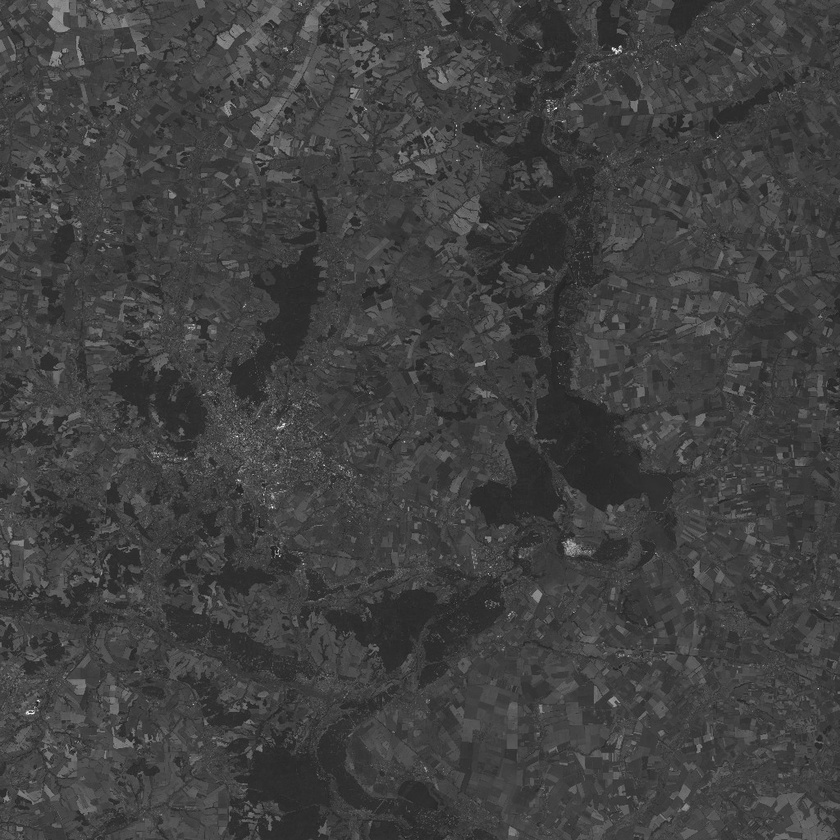
#> input picture images for demo/same season/T36UYA_20190825T083601_TCI.jpg, 840 x 840 px, shrunk from 1024 x 1024 before the run
$ python model_inference.py
#> lines starting #> are read from the running program, lines starting #| are printed output that depends on the picture; after the words box and inside, x2 and y2 are one past the last pixel; in counts of white or black regions, pixels touching at a corner belong together
### algorithm.py
import numpy as np
import cv2
import matplotlib.pyplot as plt


class SIFTMatcher:
    def __init__(self, max_features=1000, contrast_threshold=0.05, edge_threshold=20):
        self.max_features = max_features
        self.detector = cv2.SIFT_create(max_features, contrastThreshold=contrast_threshold, edgeThreshold=edge_threshold)

    def extract_sift_features(self, rgb_image):
        """Extract SIFT features from an RGB image."""
        grayscale_image = cv2.cvtColor(rgb_image, cv2.COLOR_RGB2GRAY)
        keypoints, descriptors = self.detector.detectAndCompute(grayscale_image, None)
        return keypoints[:self.max_features], descriptors[:self.max_features]

    def load_images(self, image_path_1, image_path_2):
        """Load images from specified paths."""
        self.image_1 = cv2.imread(image_path_1)
        self.image_2 = cv2.imread(image_path_2)

        self.keypoints_1, self.descriptors_1 = self.extract_sift_features(self.image_1)
        self.keypoints_2, self.descriptors_2 = self.extract_sift_features(self.image_2)

    def match_features(self):
        """Match features between the two images."""
        brute_force_matcher = cv2.BFMatcher(cv2.NORM_L2, crossCheck=True)
        opencv_matches = brute_force_matcher.match(self.descriptors_1, self.descriptors_2)
        self.initial_matches = np.array([[match.queryIdx, match.trainIdx] for match in opencv_matches])

    def find_fundamental_matrix(self):
        """Find the fundamental matrix using RANSAC."""
        keypoints_1_positions = np.array([kp.pt for kp in self.keypoints_1])
        keypoints_2_positions = np.array([kp.pt for kp in self.keypoints_2])

        self.fundamental_matrix, self.inlier_mask = cv2.findFundamentalMat(
            keypoints_1_positions[self.initial_matches[:, 0]],
            keypoints_2_positions[self.initial_matches[:, 1]],
            cv2.USAC_MAGSAC,
            ransacReprojThreshold=0.25,
            confidence=0.99999,
            maxIters=10000
        )
        self.inlier_mask = self.inlier_mask.ravel().astype(bool)

    def draw_matches(self, max_matches=None):
        """Draw matches between the two images."""
        concatenated_image = cv2.hconcat([self.image_1, self.image_2])

        if max_matches is not None:
            self.initial_matches = self.initial_matches[:max_matches]

        for i, match in enumerate(self.initial_matches):
            point_1 = tuple(np.round(self.keypoints_1[match[0]].pt).astype(int))
            point_2 = tuple(np.round(self.keypoints_2[match[1]].pt).astype(int) + np.array([self.image_1.shape[1], 0]))

            line_color = (0, 255, 0) if self.inlier_mask[i] else (255, 0, 0)

            cv2.circle(concatenated_image, point_1, 5, (255, 0, 0), -1)
            cv2.circle(concatenated_image, point_2, 5, (255, 0, 0), -1)
            cv2.line(concatenated_image, point_1, point_2, line_color, 2)

        plt.figure(figsize=(10, 6))
        plt.imshow(concatenated_image)
        plt.axis('off')
        plt.title(f'Matches: {len(self.initial_matches)}')
        plt.show()

    def plot_images_with_keypoints(self):
        """Plot images with detected keypoints."""
        image_1_with_keypoints = cv2.drawKeypoints(self.image_1, self.keypoints_1, outImage=None,
                                                   flags=cv2.DRAW_MATCHES_FLAGS_DRAW_RICH_KEYPOINTS)
        image_2_with_keypoints = cv2.drawKeypoints(self.image_2, self.keypoints_2, outImage=None,
                                                   flags=cv2.DRAW_MATCHES_FLAGS_DRAW_RICH_KEYPOINTS)

        fig, axes = plt.subplots(1, 2, figsize=(10, 6))
        axes[0].imshow(image_1_with_keypoints)
        axes[0].axis('off')
        axes[0].set_title('Image 1 Keypoints')

        axes[1].imshow(image_2_with_keypoints)
        axes[1].axis('off')
        axes[1].set_title('Image 2 Keypoints')

        plt.tight_layout()
        plt.show()

    def process_images(self, image_path_1, image_path_2, max_matches=20):
        """Load images, match features, find the fundamental matrix, and visualize results."""
        self.load_images(image_path_1, image_path_2)
        self.match_features()
        self.find_fundamental_matrix()
        self.plot_images_with_keypoints()
        self.draw_matches(max_matches)

### model_inference.py
from algorithm import SIFTMatcher

def main():
    # Initialize the SIFTMatcher
    sift_matcher = SIFTMatcher()

    # Same season example
    image_path1_same = 'images for demo/same season/T36UYA_20190825T083601_TCI.jpg'
    image_path2_same = 'images for demo/same season/T36UYA_20190904T083601_TCI.jpg'
    print("Processing same season images...")
    sift_matcher.process_images(image_path1_same, image_path2_same, max_matches=20)
#> in load_images, self.image_1 is the input picture: shape (840, 840, 3); min 11, max 255, mean 64.8
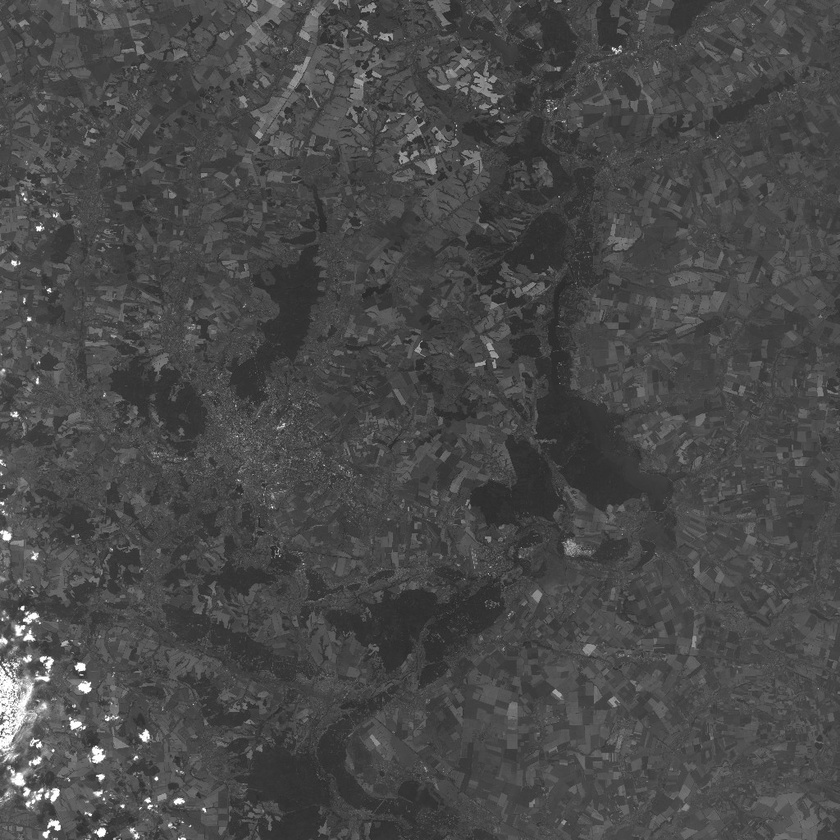
#> input picture images for demo/same season/T36UYA_20190904T083601_TCI.jpg, 840 x 840 px, shrunk from 1024 x 1024 before the run
#> in load_images, self.image_2 is the input picture: shape (840, 840, 3); min 33, max 255, mean 73.4
#> in extract_sift_features, `keypoints, descriptors = self.detector.detectAndCompute(grayscale_imag..`: keypoints = 1001 keypoints; strongest (x, y, size): (27, 713, 2.5), (278, 427, 1.9), (520, 557, 1.8), (571, 547, 9.6)
#> in load_images, `self.keypoints_1, self.descriptors_1 = self.extract_sift_features(self..`: self.keypoints_1 = 1000 keypoints; strongest (x, y, size): (27, 713, 2.5), (278, 427, 1.9), (520, 557, 1.8), (571, 547, 9.6)
#> in extract_sift_features (call 2), `keypoints, descriptors = self.detector.detectAndCompute(grayscale_imag..`: keypoints = 1000 keypoints; strongest (x, y, size): (22, 608, 2.8), (80, 667, 6.1), (101, 832, 5.7), (156, 778, 2.4)
#> in load_images, `self.keypoints_2, self.descriptors_2 = self.extract_sift_features(self..`: self.keypoints_2 has the same summary as keypoints in extract_sift_features
#> in match_features, `opencv_matches = brute_force_matcher.match(self.descriptors_1, self.de..`: opencv_matches = 389 matches
#> in match_features, `self.initial_matches = np.array([[match.queryIdx, match.trainIdx] for ..`: self.initial_matches = 389 pairs, first value 0 to 998, second value 17 to 997
#> in find_fundamental_matrix, `keypoints_1_positions = np.array([kp.pt for kp in self.keypoints_1])`: keypoints_1_positions = 1000 pairs, first value 4.07 to 836.5, second value 3.47 to 832.6
#> in find_fundamental_matrix, `keypoints_2_positions = np.array([kp.pt for kp in self.keypoints_2])`: keypoints_2_positions = 1000 pairs, first value 2.39 to 837.2, second value 2.42 to 836.4
#> in find_fundamental_matrix, `self.fundamental_matrix, self.inlier_mask = cv2.findFundamentalMat( ke..`: self.fundamental_matrix = [[2.12, -35129.5, 24055750.6], [35138.8, 6.2, -3189125.1], [-24064148.7, 3180018.5, 3494300.3]]; self.inlier_mask = 389 values, max 1 at index 0, min 0 at index 2, mean 0.607
#> in plot_images_with_keypoints, `plt.show()`:
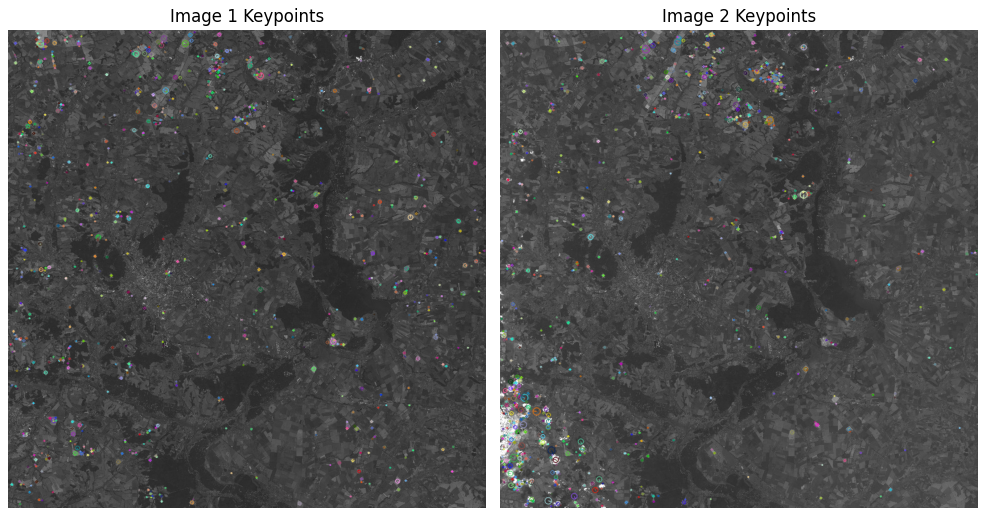
#> figure drawn by matplotlib, 2 panels; B, G, R data is drawn as R, G, B
#> in draw_matches, `self.initial_matches = self.initial_matches[:max_matches]`: self.initial_matches = 20 rows, first 8: [0, 774], [2, 17], [4, 382], [6, 231], [14, 675], [19, 736], [20, 968], [32, 960]
#> the loop in draw_matches, `for i, match in enumerate(self.initial_matches):` made 20 passes
#> (match, point_1, point_2, line_color) on passes 1 to 12: ([0, 774], (294, 179), (1134, 179), (0, 255, 0)), ([2, 17], (837, 388), (1677, 388), (0, 255, 0)), ([4, 382], (827, 459), (925, 687), (255, 0, 0)), ([6, 231], (6, 798), (1377, 595), (255, 0, 0)), ([14, 675], (791, 558), (1631, 558), (0, 255, 0)), ([19, 736], (780, 775), (939, 504), (255, 0, 0)), ([20, 968], (780, 456), (1620, 456), (0, 255, 0)), ([32, 960], (762, 467), (959, 399), (255, 0, 0)), ([33, 46], (761, 196), (1601, 196), (0, 255, 0)), ([42, 793], (19, 217), (859, 217), (0, 255, 0)), ([43, 799], (19, 217), (859, 217), (0, 255, 0)), ([45, 917], (754, 576), (1594, 575), (0, 255, 0))
#> after the loop in draw_matches, `for i, match in enumerate(self.initial_matches):`:
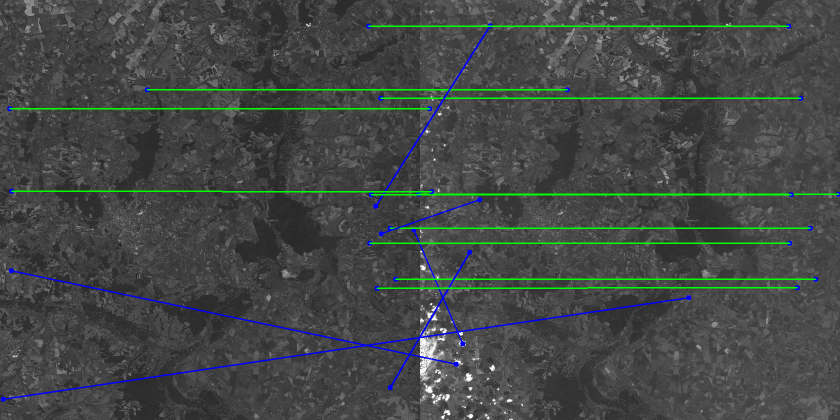
#> concatenated_image: shape (840, 1680, 3) (shown at 1/2 size); mean B, G, R 69.4, 71.9, 67.2

    # Different season example
    image_path1_diff = 'images for demo/different seasons/T36UYA_20190726T083611_TCI.jpg'
    image_path2_diff = 'images for demo/different seasons/T36UYA_20190815T083601_TCI.jpg'
    print("Processing different season images...")
    sift_matcher.process_images(image_path1_diff, image_path2_diff, max_matches=20)
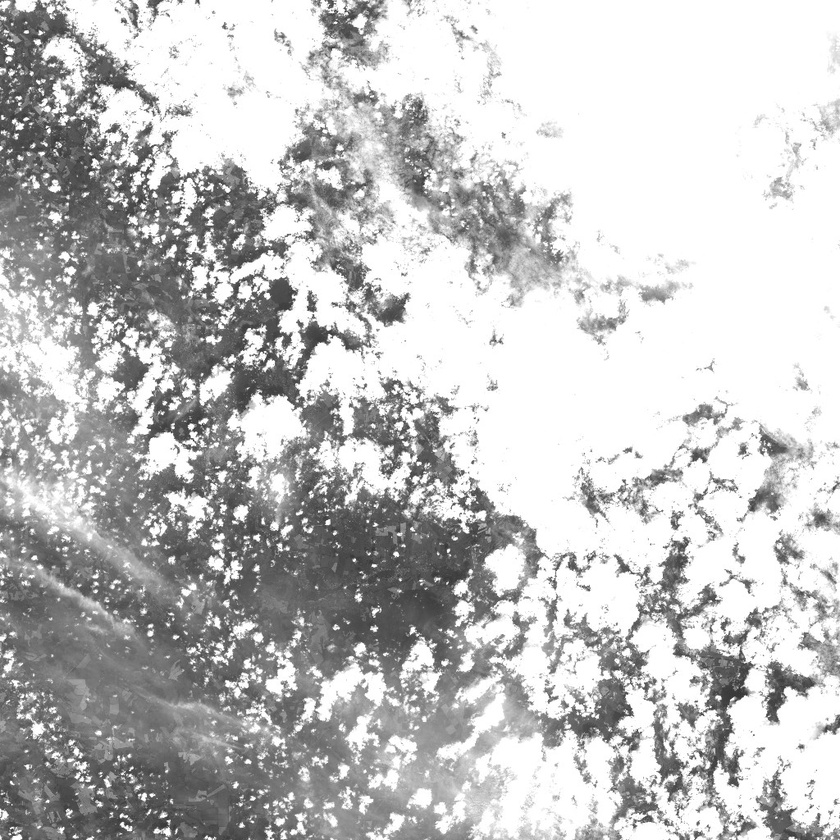
#> input picture images for demo/different seasons/T36UYA_20190726T083611_TCI.jpg, 840 x 840 px, shrunk from 1024 x 1024 before the run
#> in load_images, self.image_1 is the input picture: shape (840, 840, 3); min 45, max 255, mean 193.7
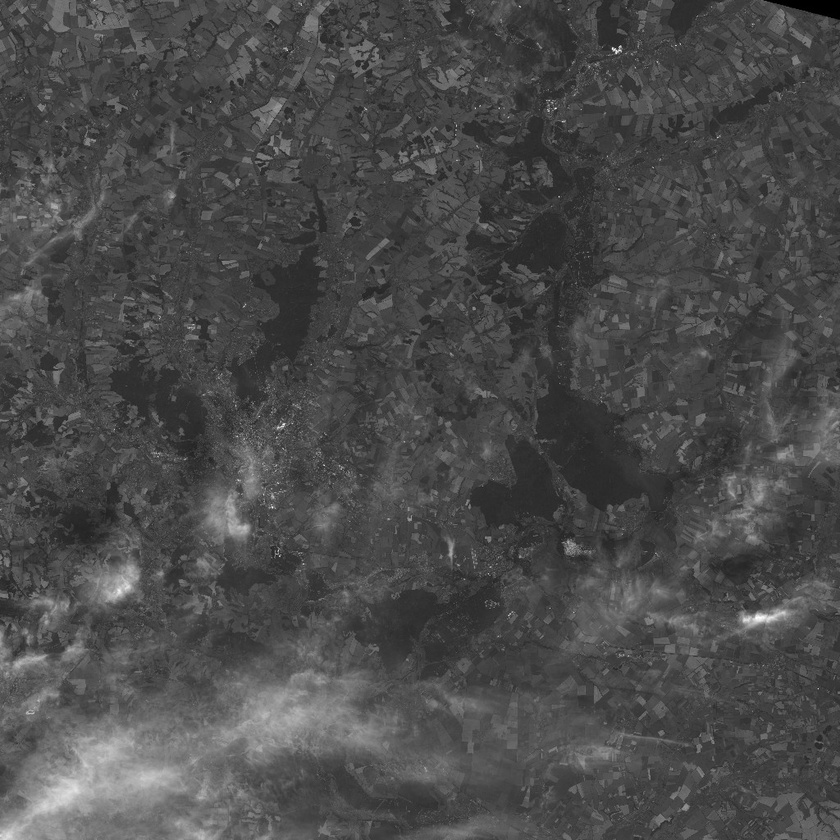
#> input picture images for demo/different seasons/T36UYA_20190815T083601_TCI.jpg, 840 x 840 px, shrunk from 1024 x 1024 before the run
#> in load_images, self.image_2 is the input picture: shape (840, 840, 3); min 0, max 255, mean 74.8
#> in extract_sift_features (call 3), `keypoints, descriptors = self.detector.detectAndCompute(grayscale_imag..`: keypoints = 1000 keypoints; strongest (x, y, size): (448, 550, 2.3), (354, 560, 2.3), (396, 554, 3.6), (191, 426, 3.9)
#> in load_images (call 2), `self.keypoints_1, self.descriptors_1 = self.extract_sift_features(self..`: self.keypoints_1 has the same summary as keypoints in extract_sift_features
#> in extract_sift_features (call 4), `keypoints, descriptors = self.detector.detectAndCompute(grayscale_imag..`: keypoints = 1002 keypoints; strongest (x, y, size): (759, 618, 7.8), (119, 585, 24.2), (520, 557, 1.8), (410, 519, 2.6)
#> in load_images (call 2), `self.keypoints_2, self.descriptors_2 = self.extract_sift_features(self..`: self.keypoints_2 = 1000 keypoints; strongest (x, y, size): (759, 618, 7.8), (119, 585, 24.2), (520, 557, 1.8), (410, 519, 2.6)
#> in match_features (call 2), `opencv_matches = brute_force_matcher.match(self.descriptors_1, self.de..`: opencv_matches = 264 matches
#> call 2 of draw_matches, with max_matches = 20
#> in draw_matches (call 2), `concatenated_image = cv2.hconcat([self.image_1, self.image_2])`:
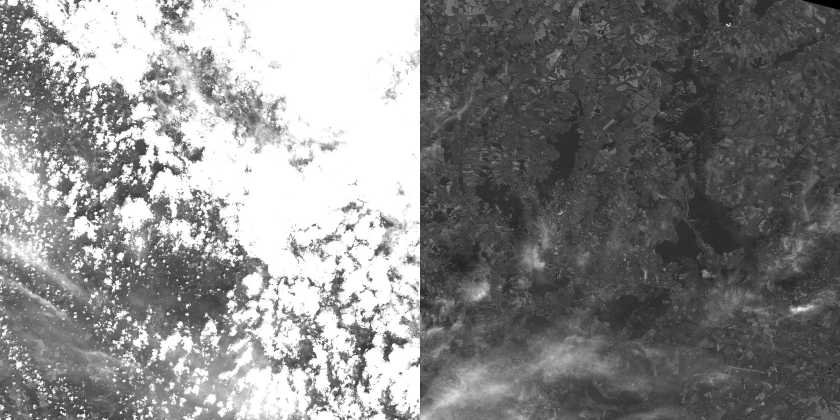
#> concatenated_image: shape (840, 1680, 3) (shown at 1/2 size); min 0, max 255, mean 134.3
#> in draw_matches (call 2), `self.initial_matches = self.initial_matches[:max_matches]`: self.initial_matches = 20 rows, first 8: [8, 952], [11, 662], [13, 306], [14, 269], [22, 290], [29, 420], [32, 419], [38, 817]
#> the loop in draw_matches (call 2), `for i, match in enumerate(self.initial_matches):` made 20 passes
#> (match, point_1, point_2, line_color) on passes 1 to 12: ([8, 952], (3, 675), (1482, 307), (255, 0, 0)), ([11, 662], (374, 629), (1217, 535), (255, 0, 0)), ([13, 306], (373, 426), (1411, 547), (255, 0, 0)), ([14, 269], (4, 132), (968, 341), (255, 0, 0)), ([22, 290], (368, 521), (1445, 723), (255, 0, 0)), ([29, 420], (834, 488), (1286, 76), (255, 0, 0)), ([32, 419], (834, 488), (1286, 76), (255, 0, 0)), ([38, 817], (5, 31), (1327, 452), (255, 0, 0)), ([42, 277], (400, 591), (1465, 326), (255, 0, 0)), ([43, 373], (400, 580), (1329, 539), (255, 0, 0)), ([47, 52], (360, 648), (1631, 446), (255, 0, 0)), ([55, 167], (354, 560), (1555, 151), (255, 0, 0))
#> after the loop in draw_matches (call 2), `for i, match in enumerate(self.initial_matches):`:
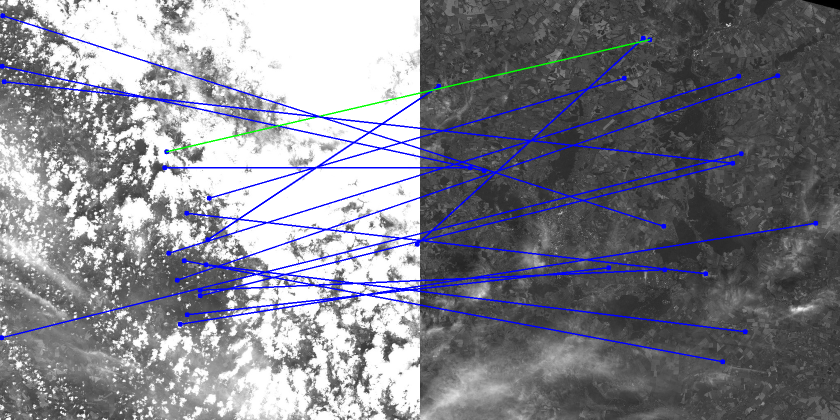
#> concatenated_image: shape (840, 1680, 3) (shown at 1/2 size); 3.92% of pixels changed, all inside (x1, y1, x2, y2) = (0, 26, 1637, 729)

if __name__ == "__main__":
    main()
